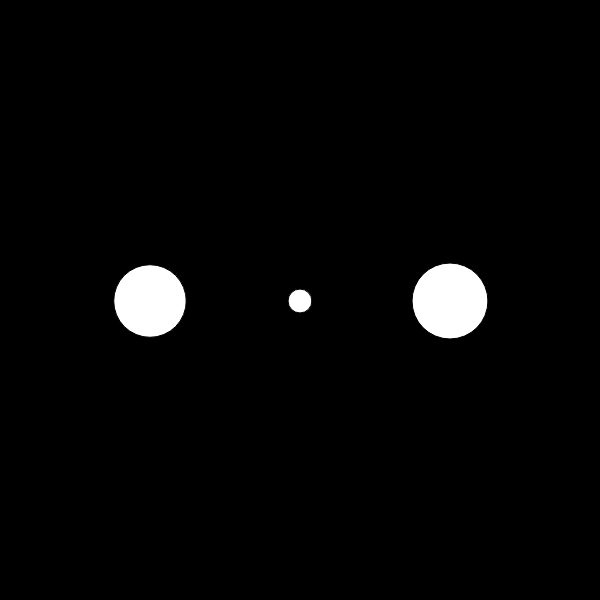
Frame 1 (no input)
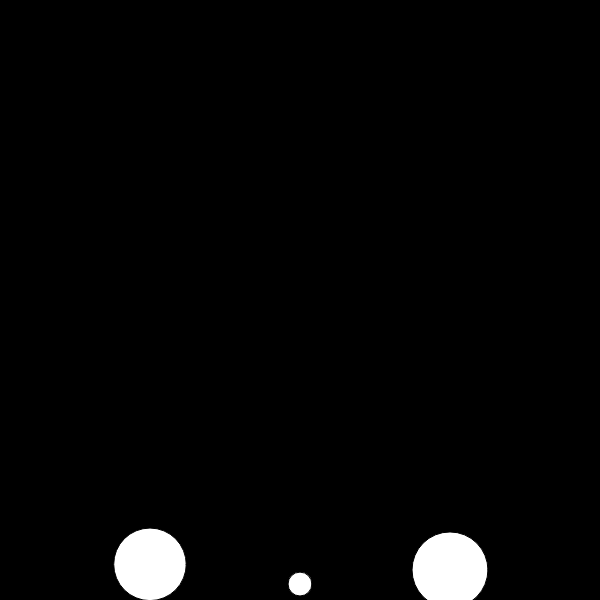
Frame 60 (no input)
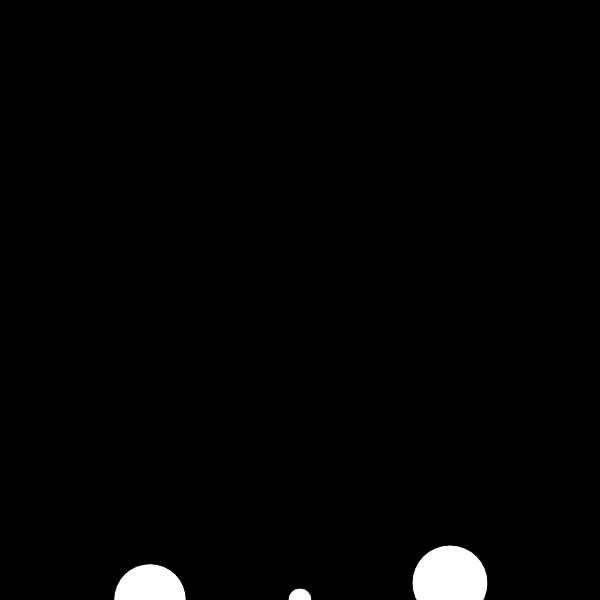
Frame 120 (the mouse pressed at the canvas centre since frame 60)

The p5.js sketch that drew these frames (run headless with seeded random() and noise() and a simulated clock; from frame 60 on, the mouse is pressed at the canvas centre):

// p5.js sketch
// ── sketch.js
const C_GRAVITY = 1;
const C_FRICTION = 10;
const C_RESISTANCE = 0.05;

let particles = [];


function setup() {
  createCanvas(600, 600);
  background(0);
  particles.push( new Particle(width/2 - 150, height/2, random(1,25)) );
  particles.push( new Particle(width/2, height/2, random(1,25)) );
  particles.push( new Particle(width/2 + 150, height/2, random(1,25)) );
}

function draw() {
  background(0);

  for (let i=0; i<particles.length; i++) {
    let p = particles[i];

    let gravity = createVector(0, C_GRAVITY * p.mass);
    let wind = createVector(random(0.1, 1), 0);
    p.applyForce( gravity );
    //p.applyForce( wind );

    // friction
    let friction = p5.Vector.mult(p.vel, -1); // flip!
    friction.normalize(); // we only have the direction of the vector!
    friction.mult( C_FRICTION );
    friction.limit( p.vel.mag() ); // ***
    //p.applyForce( friction );

    // resistance
    let resistance = p5.Vector.mult(p.vel, -1); // flip!
    resistance.normalize(); // direction
    let speed = p.vel.mag();
    let magnitude = speed * speed * C_RESISTANCE;
    resistance.mult(magnitude);
    p.applyForce( resistance );

    p.update();
    p.checkEdges();
    p.display();
  }
}



class Particle {
  constructor(x, y, m) {
    this.pos = createVector(x, y);
    this.vel = createVector(0, 0);
    this.acc = createVector();
    if (m < 1 ) m = 1;

    this.mass = m; // this cannot be 0 !!
    this.rad = m * 2;
  }
  update() {
    this.vel.add(this.acc);
    this.pos.add(this.vel);
    this.acc.mult(0);
  }
  applyForce( f ) {
    let force = f.copy();
    force.div(this.mass);
    this.acc.add( force );
  }
  checkEdges() {
    if (this.pos.x < 0) {
      this.pos.x = 0;
      this.vel.x *= -1;
    }
    else if (this.pos.x > width) {
      this.pos.x = width;
      this.vel.x *= -1;
    }
    if (this.pos.y > height) {
      this.pos.y = height;
      this.vel.y *= -1;
    }
    /*
    else if (this.pos.y < 0) {
      this.pos.y = 0;
      this.vel.y *= -1;
    }
    */
  }
  display() {
    push();
    translate(this.pos.x, this.pos.y);
    ellipse(0, 0, this.rad*2, this.rad*2);
    pop();
  }
}
